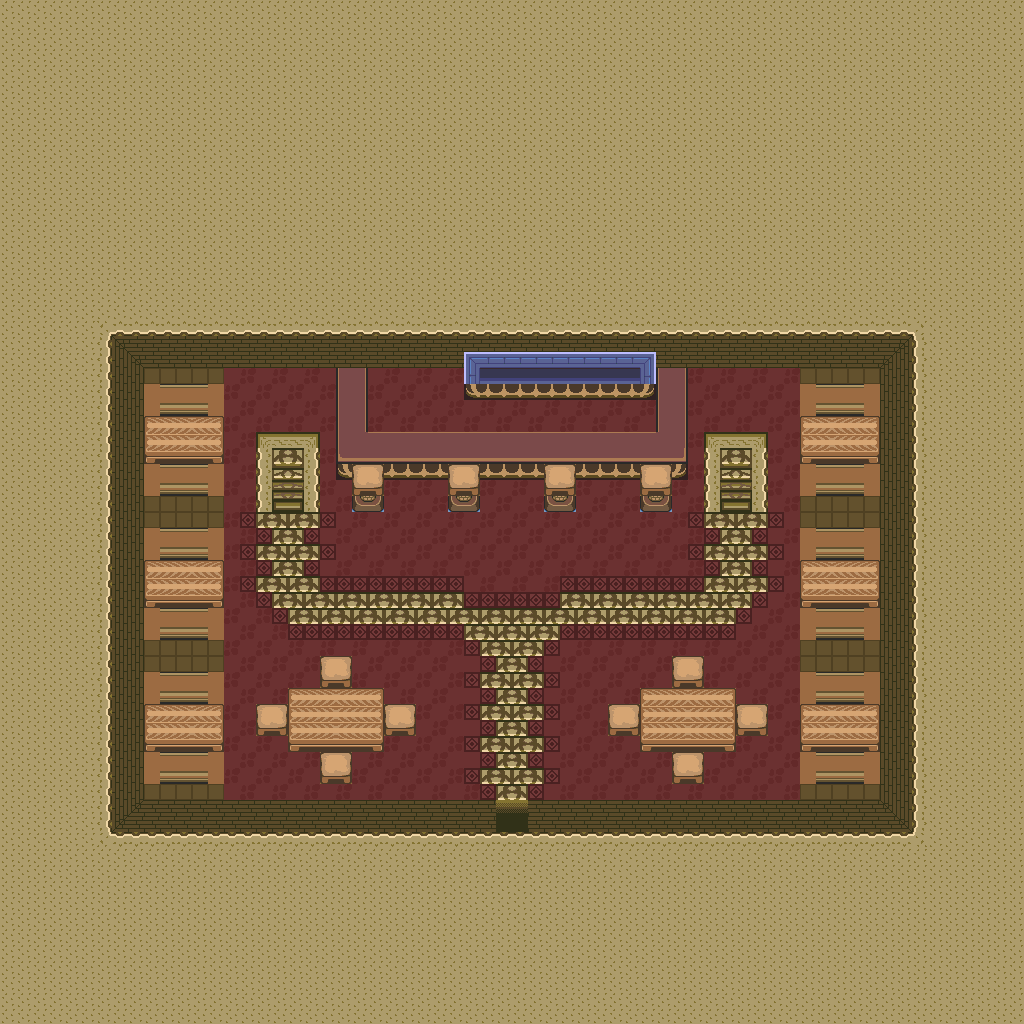

This is a level from a 2D game, rendered from its Tiled map with the project's own tilesets. A one-line summary and the map file follow, with tile-layer data summarised:
An orthogonal 64x64 tile map with 16x16 px tiles, 1 tile layer (base), 1 hidden layer not drawn and 74 objects.

<map version="1.10" tiledversion="1.12.1" orientation="orthogonal" renderorder="right-down" width="64" height="64" tilewidth="16" tileheight="16" infinite="0" nextlayerid="3" nextobjectid="75">
 <tileset firstgid="1" source="../classiciphone_pics4.tsx" />
 <layer id="1" name="base" width="64" height="64">
  <data>[4096 cells, 4096 non-empty, 75 distinct tile ids]</data>
 </layer>
 <layer id="2" name="collision" width="64" height="64" visible="0">
  <properties><property name="collision" value="true" /></properties>
  <data>[4096 cells, 3110 non-empty, 1 distinct tile ids]</data>
 </layer>
 <objectgroup id="3" name="npcs">
  <object id="1" x="144.0" y="384.0" width="16" height="16">
   <properties>
    <property name="gani" value="churchseat.png" />
    <property name="script" type="string">-- Auto-converted from GraalScript
-- if (playerenters) {
-- drawunderplayer;
self.dontblock = true
-- setimgpart churchseat.png,0,0,17,30;
end</property>
   </properties>
  </object>
  <object id="2" x="208.0" y="384.0" width="16" height="16">
   <properties>
    <property name="gani" value="churchseat.png" />
    <property name="script" type="string">-- Auto-converted from GraalScript
-- if (playerenters) {
-- drawunderplayer;
self.dontblock = true
-- setimgpart churchseat.png,80,0,17,30;
end</property>
   </properties>
  </object>
  <object id="3" x="208.0" y="464.0" width="16" height="16">
   <properties>
    <property name="gani" value="churchseat.png" />
    <property name="script" type="string">-- Auto-converted from GraalScript
-- if (playerenters) {
-- drawunderplayer;
self.dontblock = true
-- setimgpart churchseat.png,80,0,17,30;
end</property>
   </properties>
  </object>
  <object id="4" x="144.0" y="464.0" width="16" height="16">
   <properties>
    <property name="gani" value="churchseat.png" />
    <property name="script" type="string">-- Auto-converted from GraalScript
-- if (playerenters) {
-- drawunderplayer;
self.dontblock = true
-- setimgpart churchseat.png,0,0,17,30;
end</property>
   </properties>
  </object>
  <object id="5" x="208.0" y="528.0" width="16" height="16">
   <properties>
    <property name="gani" value="churchseat.png" />
    <property name="script" type="string">-- Auto-converted from GraalScript
-- if (playerenters) {
-- drawunderplayer;
self.dontblock = true
-- setimgpart churchseat.png,80,0,17,30;
end</property>
   </properties>
  </object>
  <object id="6" x="144.0" y="528.0" width="16" height="16">
   <properties>
    <property name="gani" value="churchseat.png" />
    <property name="script" type="string">-- Auto-converted from GraalScript
-- if (playerenters) {
-- drawunderplayer;
self.dontblock = true
-- setimgpart churchseat.png,0,0,17,30;
end</property>
   </properties>
  </object>
  <object id="7" x="144.0" y="608.0" width="16" height="16">
   <properties>
    <property name="gani" value="churchseat.png" />
    <property name="script" type="string">-- Auto-converted from GraalScript
-- if (playerenters) {
-- drawunderplayer;
self.dontblock = true
-- setimgpart churchseat.png,0,0,17,30;
end</property>
   </properties>
  </object>
  <object id="8" x="208.0" y="608.0" width="16" height="16">
   <properties>
    <property name="gani" value="churchseat.png" />
    <property name="script" type="string">-- Auto-converted from GraalScript
-- if (playerenters) {
-- drawunderplayer;
self.dontblock = true
-- setimgpart churchseat.png,80,0,17,30;
end</property>
   </properties>
  </object>
  <object id="9" x="208.0" y="672.0" width="16" height="16">
   <properties>
    <property name="gani" value="churchseat.png" />
    <property name="script" type="string">-- Auto-converted from GraalScript
-- if (playerenters) {
-- drawunderplayer;
self.dontblock = true
-- setimgpart churchseat.png,80,0,17,30;
end</property>
   </properties>
  </object>
  <object id="10" x="208.0" y="752.0" width="16" height="16">
   <properties>
    <property name="gani" value="churchseat.png" />
    <property name="script" type="string">-- Auto-converted from GraalScript
-- if (playerenters) {
-- drawunderplayer;
self.dontblock = true
-- setimgpart churchseat.png,80,0,17,30;
end</property>
   </properties>
  </object>
  <object id="11" x="144.0" y="672.0" width="16" height="16">
   <properties>
    <property name="gani" value="churchseat.png" />
    <property name="script" type="string">-- Auto-converted from GraalScript
-- if (playerenters) {
-- drawunderplayer;
self.dontblock = true
-- setimgpart churchseat.png,0,0,17,30;
end</property>
   </properties>
  </object>
  <object id="12" x="144.0" y="752.0" width="16" height="16">
   <properties>
    <property name="gani" value="churchseat.png" />
    <property name="script" type="string">-- Auto-converted from GraalScript
-- if (playerenters) {
-- drawunderplayer;
self.dontblock = true
-- setimgpart churchseat.png,0,0,17,30;
end</property>
   </properties>
  </object>
  <object id="13" x="864.0" y="752.0" width="16" height="16">
   <properties>
    <property name="gani" value="churchseat.png" />
    <property name="script" type="string">-- Auto-converted from GraalScript
-- if (playerenters) {
-- drawunderplayer;
self.dontblock = true
-- setimgpart churchseat.png,80,0,17,30;
end</property>
   </properties>
  </object>
  <object id="14" x="800.0" y="528.0" width="16" height="16">
   <properties>
    <property name="gani" value="churchseat.png" />
    <property name="script" type="string">-- Auto-converted from GraalScript
-- if (playerenters) {
-- drawunderplayer;
self.dontblock = true
-- setimgpart churchseat.png,0,0,17,30;
end</property>
   </properties>
  </object>
  <object id="15" x="864.0" y="672.0" width="16" height="16">
   <properties>
    <property name="gani" value="churchseat.png" />
    <property name="script" type="string">-- Auto-converted from GraalScript
-- if (playerenters) {
-- drawunderplayer;
self.dontblock = true
-- setimgpart churchseat.png,80,0,17,30;
end</property>
   </properties>
  </object>
  <object id="16" x="864.0" y="608.0" width="16" height="16">
   <properties>
    <property name="gani" value="churchseat.png" />
    <property name="script" type="string">-- Auto-converted from GraalScript
-- if (playerenters) {
-- drawunderplayer;
self.dontblock = true
-- setimgpart churchseat.png,80,0,17,30;
end</property>
   </properties>
  </object>
  <object id="17" x="864.0" y="528.0" width="16" height="16">
   <properties>
    <property name="gani" value="churchseat.png" />
    <property name="script" type="string">-- Auto-converted from GraalScript
-- if (playerenters) {
-- drawunderplayer;
self.dontblock = true
-- setimgpart churchseat.png,80,0,17,30;
end</property>
   </properties>
  </object>
  <object id="18" x="864.0" y="464.0" width="16" height="16">
   <properties>
    <property name="gani" value="churchseat.png" />
    <property name="script" type="string">-- Auto-converted from GraalScript
-- if (playerenters) {
-- drawunderplayer;
self.dontblock = true
-- setimgpart churchseat.png,80,0,17,30;
end</property>
   </properties>
  </object>
  <object id="19" x="864.0" y="384.0" width="16" height="16">
   <properties>
    <property name="gani" value="churchseat.png" />
    <property name="script" type="string">-- Auto-converted from GraalScript
-- if (playerenters) {
-- drawunderplayer;
self.dontblock = true
-- setimgpart churchseat.png,80,0,17,30;
end</property>
   </properties>
  </object>
  <object id="20" x="800.0" y="384.0" width="16" height="16">
   <properties>
    <property name="gani" value="churchseat.png" />
    <property name="script" type="string">-- Auto-converted from GraalScript
-- if (playerenters) {
-- drawunderplayer;
self.dontblock = true
-- setimgpart churchseat.png,0,0,17,30;
end</property>
   </properties>
  </object>
  </objectgroup>
</map>
<!-- 54 of 74 objects omitted -->
